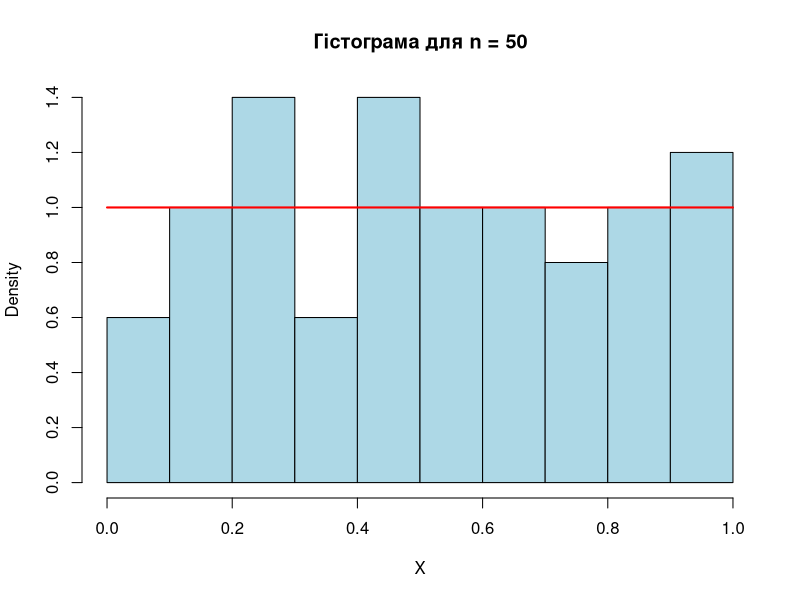
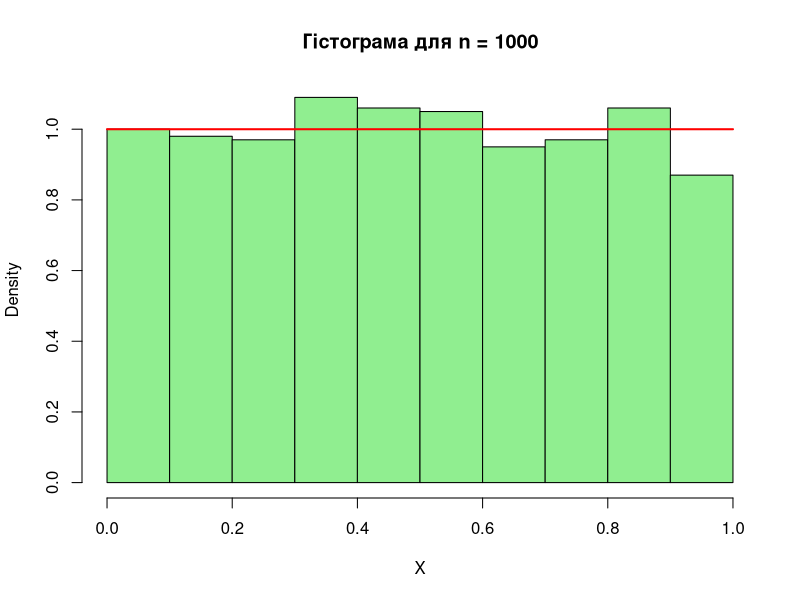
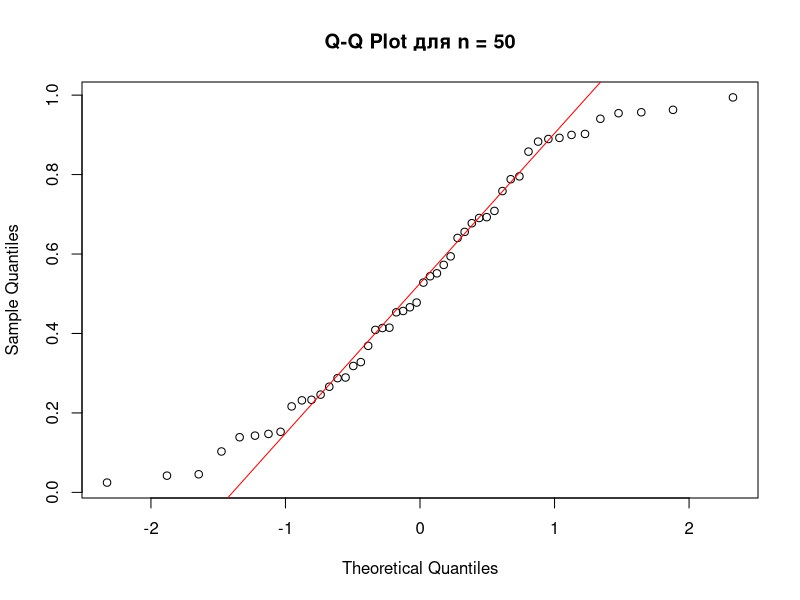
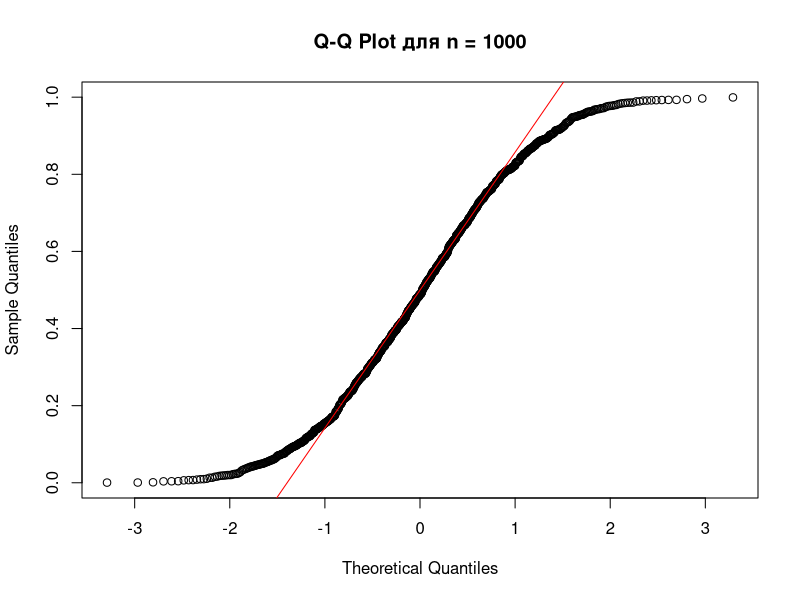

R code for these plots, in order:
## ---- chunk 1
# Генерація вибірки з рівномірного розподілу
set.seed(123)
n50 <- runif(50, min = 0, max = 1)
n1000 <- runif(1000, min = 0, max = 1)

# Перегляд перших 5 елементів вибірок
head(n50)
head(n1000)
## ---- chunk 2
# Оцінка параметрів для n = 50
mean50 <- mean(n50)
var50 <- var(n50)

# Оцінка параметрів для n = 1000
mean1000 <- mean(n1000)
var1000 <- var(n1000)

mean50
var50
mean1000
var1000
## ---- chunk 3
# Перевірка на нормальність для вибірки n = 50
shapiro_test_50 <- shapiro.test(n50)

# Перевірка на нормальність для вибірки n = 1000
shapiro_test_1000 <- shapiro.test(n1000)

shapiro_test_50
shapiro_test_1000
## ---- chunk 4
# Гістограма для n = 50
hist(n50, prob = TRUE, main = "Гістограма для n = 50", xlab = "X", col = "lightblue", border = "black")
curve(dunif(x, min = 0, max = 1), col = "red", lwd = 2, add = TRUE)

# Гістограма для n = 1000
hist(n1000, prob = TRUE, main = "Гістограма для n = 1000", xlab = "X", col = "lightgreen", border = "black")
curve(dunif(x, min = 0, max = 1), col = "red", lwd = 2, add = TRUE)

# Q-Q Plot для n = 50
qqnorm(n50, main = "Q-Q Plot для n = 50")
qqline(n50, col = "red")

# Q-Q Plot для n = 1000
qqnorm(n1000, main = "Q-Q Plot для n = 1000")
qqline(n1000, col = "red")


## ---- chunk 5
# Функція для оцінки асиметрії та ексцесу
sample_moments <- function(x) {
  n <- length(x)
  mean_x <- mean(x)
  sd_x <- sd(x)
  
  skewness <- sum((x - mean_x)^3) / (n * sd_x^3)
  kurtosis <- sum((x - mean_x)^4) / (n * sd_x^4) - 3
  
  skewness_std <- skewness * sqrt(n / 6)
  kurtosis_std <- kurtosis * sqrt(n / 24)
  
  # Форматований вивід
  cat("Середнє:", mean_x, "\n")
  cat("Дисперсія:", var(x), "\n")
  cat("Асиметрія:", skewness, "\n")
  cat("Ексцес:", kurtosis, "\n")
  cat("Стандартизована асиметрія:", skewness_std, "\n")
  cat("Стандартизований ексцес:", kurtosis_std, "\n")
}

# Використовуємо функцію для вибірки n = 50
sample_moments(n50)

# Використовуємо функцію для вибірки n = 1000
sample_moments(n1000)
